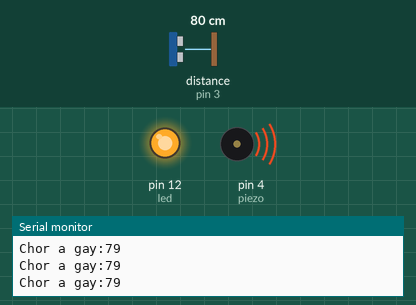
A sketch run on a simulated Arduino Uno, built with avr-gcc and run on an emulated ATmega328P. On the bench: output pins drawn as LEDs (lit = HIGH), buzzer (waves = sounding, pin HIGH), the last lines printed to the serial monitor. Wiring (inferred from the names in the program): ultrasonic range finder: trigger pin 2; echo pin 3. Inputs (shaded band) come from the test bench; at power-on: distance to the obstacle (sensor on pin 3) 80 cm. The echo pulse lasts 58.3 µs per cm; pins used as bus, display or sensor lines are not drawn.

Above: at 1.2 s.
1.3 s: distance to the obstacle (sensor on pin 3) set to 250 cm
4.3 s: distance to the obstacle (sensor on pin 3) set to 258 cm
At 5.4 s:
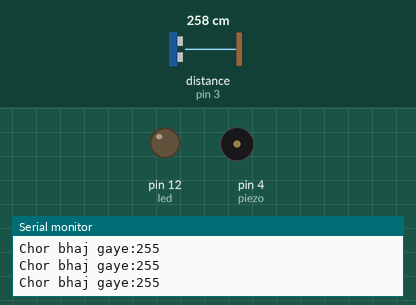
5.8 s: distance to the obstacle (sensor on pin 3) set to 2 cm
At 6.5 s:
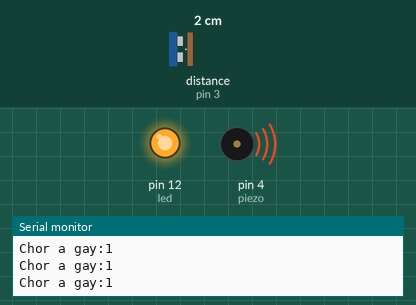
Timing chart, 0 to 8.8 s (numbered marks = the images above; inputs shaded):
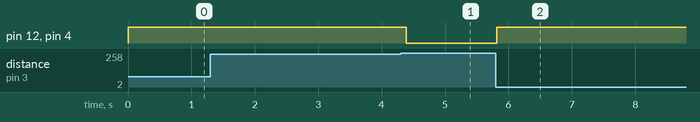

The sketch:

ultrasonic_sensor_for_thief_detection_protection_.ino
```cpp
// C++ code
//
int trig = 2; // attach pin D2 Arduino to pin trig of HC-SR04
int echo = 3; //attach pin D3 Arduino to pin Echo of HC-SR04
int piezo = 4;
int led = 12;

void setup()
{
  Serial.begin(9600); //For communication
  pinMode (trig , OUTPUT); // Trig as OUTPUT
  pinMode (echo , INPUT); // Echo as INPUT
  pinMode (piezo , OUTPUT);
  pinMode (led , OUTPUT);
}

void loop()
{
   // Sets the trigPin HIGH (ACTIVE) for 10 microseconds
  digitalWrite(trig , HIGH); // for generating ultrasonic wave
  delayMicroseconds (10);
  digitalWrite(trig , LOW);
  int time = pulseIn (echo , HIGH); // variable for the duration of sound wave travel
  int distance = (time * 0.034) / 2; // S = V*T variable for the distance measurement
  if (distance <= 250)
  {
    Serial.println(" ");
    Serial.print("Chor a gay:");
    Serial.print(distance);
    digitalWrite(led , HIGH);
    //tone(piezo , 1000 , 1000); // The buzzer will not turn off until and unless its 3rd argument will not be reached
    						  // which is time in milliseconds
    digitalWrite(piezo , HIGH);
    delay(100);
  }
  else {
    Serial.println(" ");
    Serial.print("Chor bhaj gaye:");
    Serial.print(distance);
    digitalWrite(led , LOW);
    digitalWrite(piezo , LOW);

  }
}
```

Measured:
- the behaviour switches between 253 and 254 cm on distance to the obstacle (sensor on pin 3) (found by bisection; images 0 and 1)
- after the input at 4.3 s, pin 12 (led), pin 4 (piezo): HIGH → LOW after 0.09 s
- after the input at 5.8 s, pin 12 (led), pin 4 (piezo): LOW → HIGH at once
